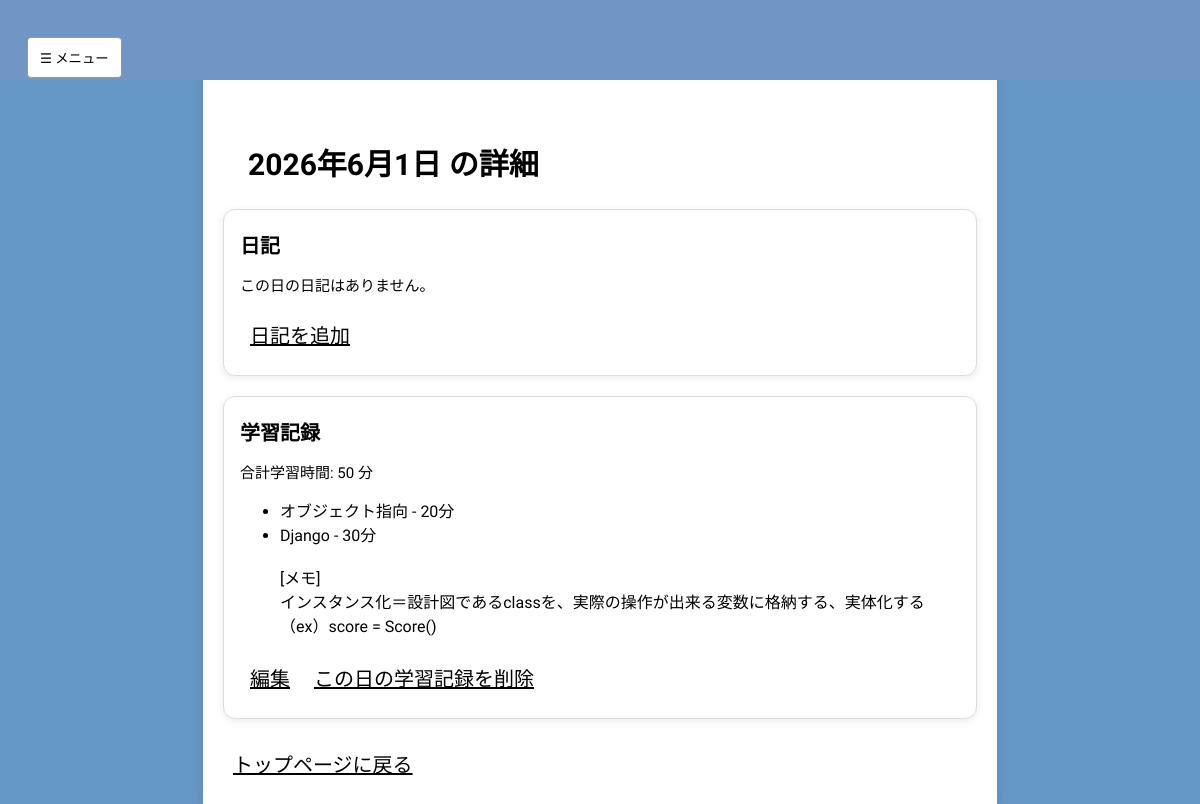
Screenshot of /daily/2026-06-01/ (signed in) with the database file from the repository.
### record/models.py (models this page shows, shortened)
class StudyRecordItem(models.Model):
    record = models.ForeignKey(StudyRecord, on_delete=models.CASCADE, related_name='items')
    subject = models.CharField(verbose_name="カテゴリー",max_length=100)
    study_time = models.PositiveIntegerField(verbose_name="学習時間(分)",help_text="分")

class StudyRecord(models.Model):
    user = models.ForeignKey(User, on_delete=models.CASCADE)
    date = models.DateField(verbose_name="日付")
    memo = models.TextField(verbose_name="メモ",blank=True) # 学習内容など
    created_at = models.DateTimeField(auto_now_add=True)
    updated_at = models.DateTimeField(auto_now=True)
    favorite = models.BooleanField(default=False, verbose_name="お気に入り登録")
    created_at = models.DateTimeField(auto_now_add=True)
    updated_at = models.DateTimeField(auto_now=True)

### record/views.py (the view)
# urls.py: path('daily/<str:date>/', views.daily_detail, name='daily_detail'),
def daily_detail(request, date):
    year, month, day = map(int, date.split('-'))
    target_date = dt_date(year, month, day)
    diary = Diary.objects.filter(user=request.user, date=target_date).first()
    study_record = StudyRecord.objects.filter(user=request.user, date=target_date).first()
    study_records = StudyRecordItem.objects.filter(record__user=request.user, record__date=target_date)
    total_study_time = study_records.aggregate(total=Sum('study_time'))['total'] or 0
    return render(request, 'record/daily_detail.html', {
                'target_date': target_date,
        'diary': diary,
        'study_record': study_record,
        'study_records': study_records,
        'total_study_time': total_study_time,
    })

### record/templates/record/daily_detail.html (shortened to what this page needs)
{% extends 'record/base.html' %}
{% load static %}
{% load imagekit %}
{% block content %}
<h2>{{ target_date }} の詳細</h2>
 <section class="card">
  <h3>日記</h3>
{% if diary %}
  <span class="title">☆{{ diary.title }}</span>
  <p class="diary-content">
    {% if diary.content %}
    {{ diary.content|linebreaksbr }}
    {% endif %}
  </p>
  {% if diary.image %}
  <img src="{{ diary.image.url }}" alt="日記の画像" style="max-width: 200px;">
  {% endif %}
  <p class="diary-location">
    {% if diary.location %}
    場所: {{ diary.location }}
    {% endif %}
  </p>
  <p>
  {% if diary.favorite %}
    ★ お気に入り
  {% endif %}
 </p>
  <a href="{% url 'diary_update' diary.pk %}?next={{ request.get_full_path|urlencode }}">編集</a>
  <a href="{% url 'diary_delete' diary.pk %}?next={{ request.get_full_path|urlencode }}">削除</a>
{% else %}
  <p>この日の日記はありません。</p>
  <a href="{% url 'input' %}?date={{ target_date|date:'Y-m-d' }}&focus=diary">日記を追加</a>
{% endif %}
</section>
<section class="card">
  <h3 >学習記録</h3>
  <p>合計学習時間: {{ total_study_time }} 分</p>
  {% if study_records %}
    <ul>
      {% for item in study_records %}
        <li>{{ item.subject }} - {{ item.study_time }}分</li>
      {% endfor %}
          <br>
       {% if study_record.memo %}
      <div class="study-memo">
        [メモ]
        <br>
        {{ study_record.memo|linebreaksbr }}
      </div>
    {% endif %}
    </ul>
    {% if study_record %}
      <a href="{% url 'studyrecord_update' study_record.pk %}?next={{ request.get_full_path|urlencode }}">編集</a>
      <a href="{% url 'studyrecord_delete' study_record.pk %}?next={{ request.get_full_path|urlencode }}">この日の学習記録を削除</a>
    {% endif %}
  {% else %}
    <p>この日の学習記録はありません。</p>
    <a href="{% url 'input' %}?date={{ target_date|date:'Y-m-d' }}&focus=study">学習記録を追加</a>
  {% endif %}
</section>
<a href="{% url 'top' %}">トップページに戻る</a>
{% endblock %}

### record/static/record/style.css (style rules this page uses)
body { background-color: #6698c7; margin: 0; font-family: 'Zen Maru Gothic', sans-serif; }
* { font-family: 'Zen Maru Gothic', sans-serif; }
h3 { font-size: 20px; margin-top: 4px; margin-bottom: 5px; }
h2 { display: block; margin-left: 25px; font-size: 30px; }
p { font-size: 15px; }
ul { margin-left: 0px; }
a { color: inherit; font-family: 'Zen Maru Gothic', sans-serif; font-size: 20px; font-style: normal; margin-bottom: 10px; display: inline-block; margin: 10px }
.card { position: relative; background: #fff; border-radius: 12px; padding: 16px; margin-bottom: 20px; box-shadow: 0 2px 8px rgba(0, 0, 0, 0.08); border: 1px solid #ddd; }
.study-subject, .study-time, .study-memo { margin-bottom: 8px; }

### rows the page displays
StudyRecordItem: subject "オブジェクト指向", study_time "20"
StudyRecordItem: subject "Django", study_time "30"
StudyRecord: memo "インスタンス化＝設計図であるclassを、実際の操作が出来る変数に格納する、実体化する （ex）score = Score()"

### other values shown
{{ target_date }} "2026年6月1日"
{{ total_study_time }} "50"
